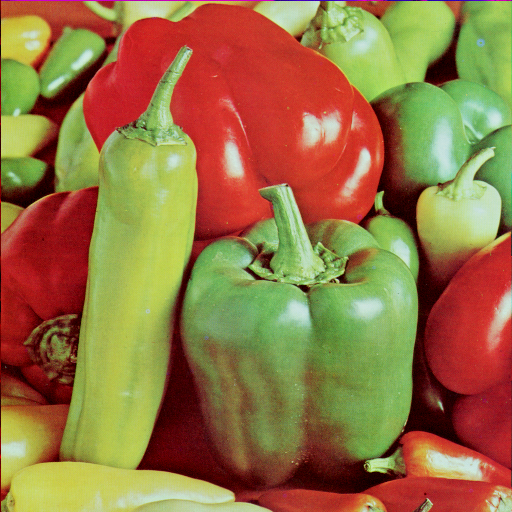
#> input picture misc/4.2.07.tiff, 512 x 512 px, found by its file name
$ jupyter execute 'K Means Clustering - Image Quantization.ipynb'
#> lines starting #> are read from the running program, lines starting #| are printed output that depends on the picture
[cell 1]
#Image Quantization means only using a few colours to view the image
import cv2
import matplotlib.pyplot as plt
import numpy as np
import random
path = "C:\\Users\\rangr\\Desktop\\Image Processing\\misc\\"
img1p = path + "4.2.07.tiff"
img1 = cv2.imread(img1p)
#> img1 is the input picture: shape (512, 512, 3); mean B, G, R 66.5, 115.6, 149.8
img1 = cv2.cvtColor(img1, cv2.COLOR_BGR2RGB)
Z = img1.reshape((-1,3))
Z = np.float32(Z) #converting from uint8 to float32

criteria = (cv2.TERM_CRITERIA_EPS + cv2.TERM_CRITERIA_MAX_ITER, 10,1.0)

K = 2 #No of colours
ret, label1, center1 = cv2.kmeans(Z,K,None,criteria, 10, cv2.KMEANS_RANDOM_CENTERS)
#> ret = 983670230.1; center1 = [[154.1, 181.5, 97.31], [145, 42.59, 32.47]]
center1 = np.uint8(center1)
#> center1 = [[154, 181, 97], [145, 42, 32]]
res1 = center1[label1.flatten()]
output1 = res1.reshape((img1.shape))
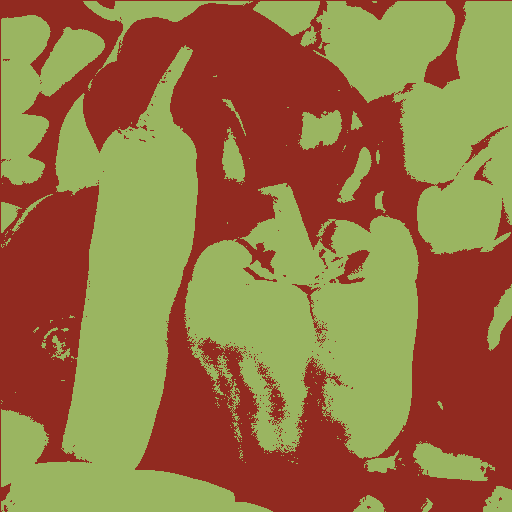
#> output1: shape (512, 512, 3); mean R, G, B 149.7, 115, 66.1

K = 8
ret, label1, center1 = cv2.kmeans(Z,K,None,criteria, 10, cv2.KMEANS_RANDOM_CENTERS)
#> ret = 193408034.6; center1 = [[124, 163.6, 76.24], [196.1, 52.49, 43.72], [114.9, 107.6, 52.5], [189.8, 213, 175.7], [141.5, 190.1, 106.8], [61.01, 5.4, 4.98], [181.4, 194.2, 88.03], [135.9, 28.87, 27.33]]
center1 = np.uint8(center1)
#> center1 = [[123, 163, 76], [196, 52, 43], [114, 107, 52], [189, 213, 175], [141, 190, 106], [61, 5, 4], [181, 194, 88], [135, 28, 27]]
res1 = center1[label1.flatten()]
output2 = res1.reshape((img1.shape))
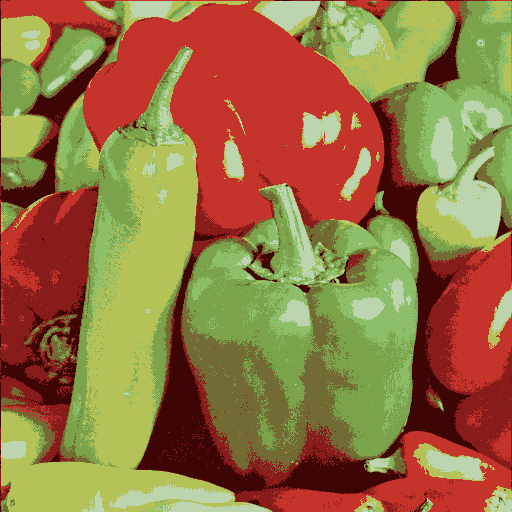
#> output2: shape (512, 512, 3); mean R, G, B 149.3, 115.1, 66

images = [img1, output1, output2]
for i in range(3):
    plt.subplot(2,2,i+1)
    plt.imshow(images[i])

plt.show()
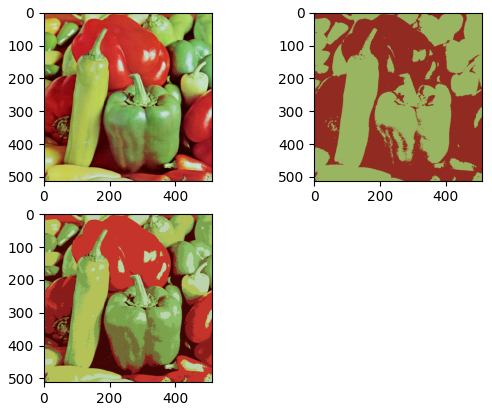
#> figure drawn by matplotlib, 3 panels

$ run again, with misc/4.1.03.tiff copied over misc/4.2.07.tiff
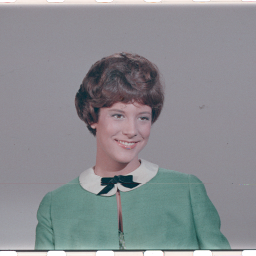
#> input picture misc/4.1.03.tiff, 256 x 256 px, found by its file name
#> img1 is the input picture: shape (256, 256, 3); mean B, G, R 144, 140, 137.6
#> `ret, label1, center1 = cv2.kmeans(Z,K,None,criteria, 10, cv2.KMEANS_RA..`: ret = 101438353.4; center1 = [[144.6, 146.8, 150.9], [74.68, 78.58, 82.56]]
#> `center1 = np.uint8(center1)`: center1 = [[144, 146, 150], [74, 78, 82]]
#> `output1 = res1.reshape((img1.shape))`:
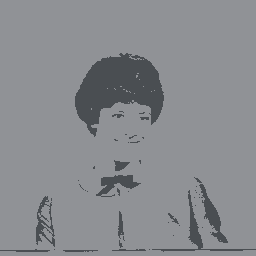
#> output1: shape (256, 256, 3); mean R, G, B 137, 139.2, 143.2
#> `ret, label1, center1 = cv2.kmeans(Z,K,None,criteria, 10, cv2.KMEANS_RA..`: ret = 9929005.3; center1 = [[47.99, 53.28, 60.83], [144.9, 142.2, 148.9], [103, 138.6, 133.1], [244.4, 237.6, 234.2], [187, 184.5, 186.5], [142.6, 114.2, 118], [165.3, 156.7, 161.6], [88.04, 82.48, 86.59]]
#> `center1 = np.uint8(center1)`: center1 = [[47, 53, 60], [144, 142, 148], [102, 138, 133], [244, 237, 234], [187, 184, 186], [142, 114, 117], [165, 156, 161], [88, 82, 86]]
#> `plt.show()`:
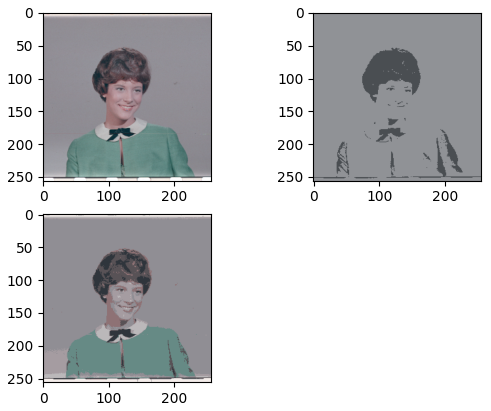
#> figure drawn by matplotlib, 3 panels
